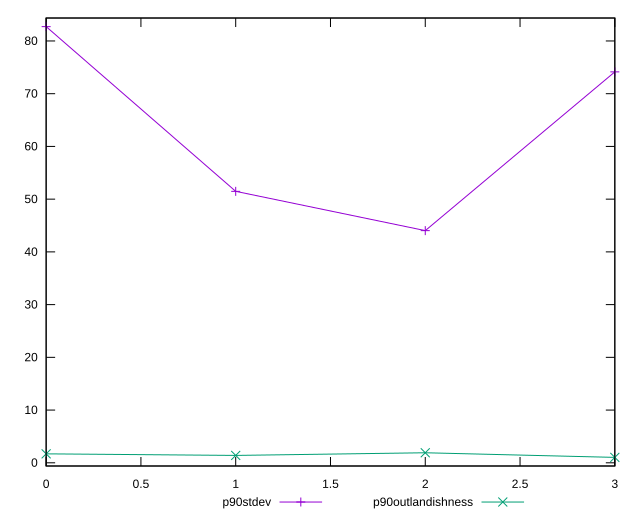

The script that saved this image:
reset

$p90Stdev <<EOF
0 82.71917947359054
1 51.48023921297453
2 44.029861948537906
3 74.13916721874843
EOF

$p90Outlandishness <<EOF
0 1.6992058728366048
1 1.399924566223608
2 1.904226963178428
3 1.0275448869311996
EOF

set key outside below
set xrange [0:3]
set yrange [-0.6062878048019873:84.35301216532373]
set trange [-0.6062878048019873:84.35301216532373]
set terminal svg size 640, 520 enhanced background rgb 'white'
set output "reports/report_00027_2021-02-24T12-40-31.850Z/unminified-javascript/progression/stddev.svg"

plot $p90Stdev title "p90stdev" with linespoints, \
     $p90Outlandishness title "p90outlandishness" with linespoints

reset
